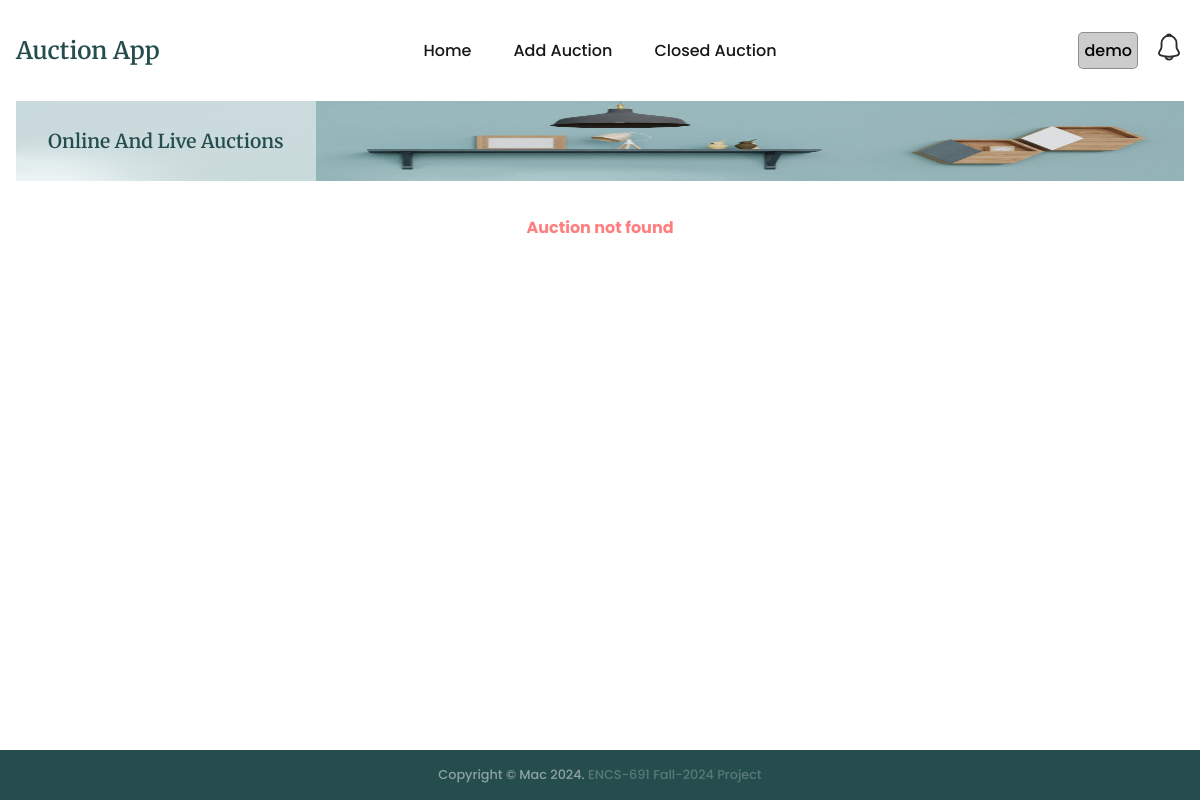
/auction/2/participant/add (signed in), run on an earlier commit of the app's database.
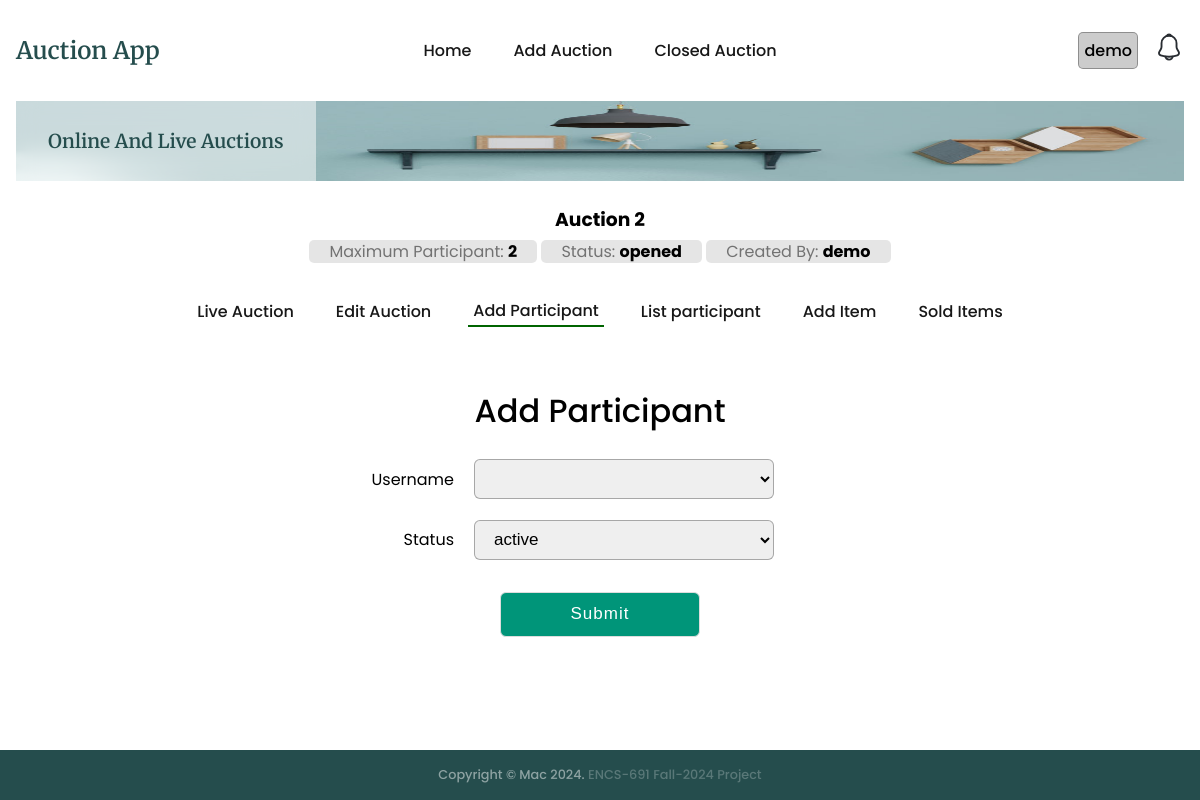
And on a later commit of the database.
### auctions/models.py (models this page shows, shortened)
class Auction(models.Model):
    name = models.CharField(max_length=200)
    description = models.CharField(max_length=200)
    status = models.CharField(max_length=200, default='opened')
    auction1 = models.CharField(max_length=200, default='0')
    maxparticipant = models.CharField(max_length=200, default='0')
    username = models.CharField(max_length=200, default='-')
    createdat = models.DateTimeField(default=timezone.now)

### auctions/views.py (the view)
# urls.py: path('auction/<int:id>/participant/add', views.addParticipant, name='addParticipant'),
@login_required
def addParticipant(req, id):
    if req.method == 'POST':
        return addNewParticipant(req, id)
    auction = getRecordByPk(Auction, id)
    context = {'auction':auction, 'participantStatus':participantStatus}
    return render(req, 'auctions/addParticipant.html', context=context)

### auctions/utils.py (called while the page is built)
def getRecordByPk(model, id):
    try:
        record = model.objects.get(pk=id)
    except (KeyError, model.DoesNotExist):
        logging.error('getRecordByPk: model does not exist')
        return None
    else:
        return record

### templates/auctions/addParticipant.html (shortened to what this page needs)
{% extends "auctions/auctionBase.html" %}
{% block auction_content %}
<div class="addContact container_main">
  <div class="registration form">
    <header>Add Participant</header>
    <form hx-post="{% url 'auctions:addParticipant' auction.id %}" hx-target=".participant-msg" enctype="multipart/form-data">
      <div class="edit-auction-flex">
        <label for="username" class="auction-flex-item">Username</label>
        <select name="username" id="participant" required></select>
        {% if participantStatus %}
        <label for="status" class="auction-flex-item">Status</label>
        <select name="status" id="status">
          {% for status in participantStatus %}
            <option value="{{status}}">{{status}}</option>
          {% endfor %}
        </select>
        {% endif %}
      </div>
      <button type="submit" class="button">Submit</button>
    </form>
  </div>
</div>
{% endblock %}

### templates/auctions/auctionBase.html
{% extends "base.html" %}
{% block content %}
<section class="section__container product__container" id="product">
    {% if auction %}
    <div class="auctionbase__header">
        <a href="{% url 'auctions:auctionIndex' auction.id %}">
            <h3>{{auction.name}}</h3>
            <span>Maximum Participant: <strong>{{auction.maxparticipant}}</strong></span>
            <span>Status: <strong>{{auction.status}}</strong></span>
            <span>Created By: <strong>{{auction.username}}</strong></span>
        </a>
    </div>
    <nav>
        <ul class="nav__links auction__nav__links" id="nav-links">
                {% with current_url=request.get_full_path %}
                    {% url 'auctions:auctionIndex' auction.id as url %}
                    <li class="{% if current_url == url %} active-menu {%endif%}">
                        <a href="{{ url }}">Live Auction</a>
                    </li>
                    {% url 'auctions:editAuction' auction.id as url %}
                    <li class="{% if current_url == url %} active-menu {%endif%}">
                        <a href="{{ url }}">Edit Auction</a>
                    </li>
                    {% url 'auctions:addParticipant' auction.id as url %}
                    <li class="{% if current_url == url %} active-menu {%endif%}">
                        <a href="{{ url }}">Add Participant</a>
                    </li>
                    {% url 'auctions:listParticipant' auction.id as url %}
                    <li class="{% if current_url == url %} active-menu {%endif%}">
                        <a href="{{ url }}">List participant</a>
                    </li>
                    {% url 'auctions:addItem' auction.id as url%}
                    <li class="{% if current_url == url %} active-menu {%endif%}">
                        <a href="{{ url }}">Add Item</a>
                    </li>
                    {% url 'auctions:getSoldItems' auction.id as url %}
                    <li class="{% if current_url == url %} active-menu {%endif%}">
                        <a href="{{ url }}">Sold Items</a>
                    </li>
                {% endwith %}
        </ul>
    </nav>
    {% include "auctions/message.html" %}
    {% block auction_content %}{% endblock %}
    {% else %}
        <div class="auction-notice">Auction not found</div>
    {% endif %}
</section>
{% endblock %}

What changed in the data, as far as the page shows it:
added Auction: name "Auction 2", maxparticipant "2", status "opened", username "demo"
Also different on the page:
form field status: (not shown) → "active"
text no longer shown: "Auction not found"
text now shown: "Maximum Participant: Status: Created By: Live Auction Edit Auction Add Participant List participant Add Item Sold Items Add Participant Username Status Submit"
